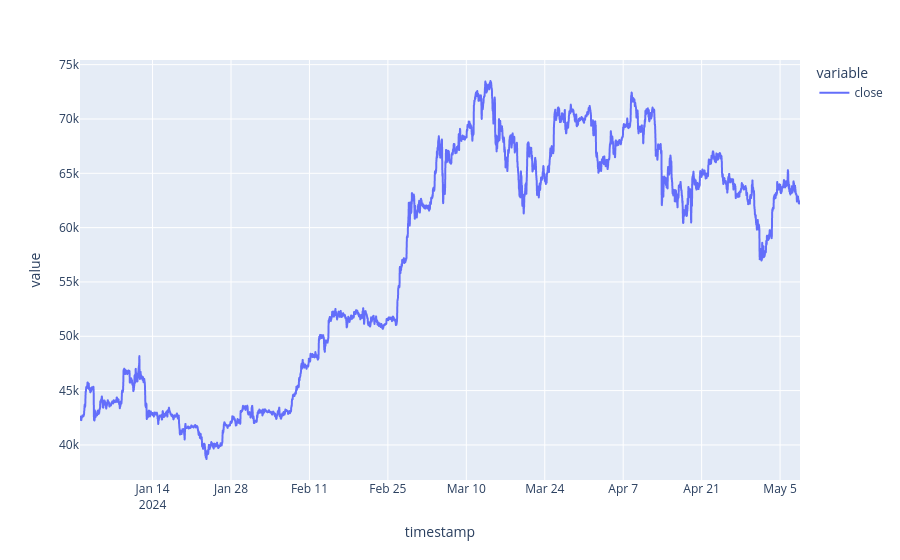

Write notebook code for a chart like this one.
### Code cell
df_twap.plot()

### Figure 1 — Plotly figure (JSON) as saved in the notebook; plotly's stock layout.template omitted (floating-point values rounded to 4 significant figures; data arrays with more than 128 entries replaced by an {"elided": "..."} marker saying what was removed)
{"data": [{"hovertemplate": "variable=close<br>timestamp=%{x}<br>value=%{y}<extra></extra>", "legendgroup": "close", "line": {"color": "#636efa", "dash": "solid"}, "marker": {"symbol": "circle"}, "mode": "lines", "name": "close", "showlegend": true, "type": "scattergl", "x": {"elided": "18506 str values"}, "xaxis": "x", "y": {"elided": "18506 float values"}, "yaxis": "y"}], "layout": {"legend": {"title": {"text": "variable"}, "tracegroupgap": 0}, "margin": {"t": 60}, "xaxis": {"anchor": "y", "domain": [0, 1], "title": {"text": "timestamp"}}, "yaxis": {"anchor": "x", "domain": [0, 1], "title": {"text": "value"}}}}
